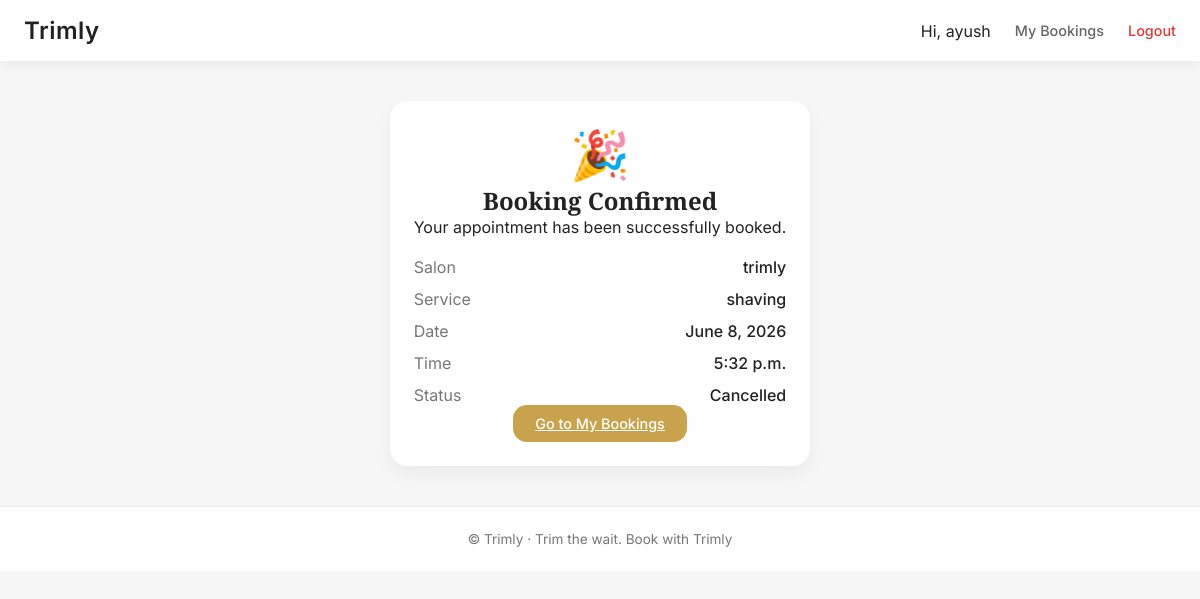
Page /bookings/confirmation/1/ (signed in) on the committed database.
### bookings/models.py (models this page shows, shortened)
class Booking(models.Model):
    STATUS_CHOICES = [
        ('pending', 'Pending'),
        ('confirmed', 'Confirmed'),
        ('cancelled', 'Cancelled'),
    ]
    user = models.ForeignKey(User, on_delete=models.CASCADE)
    salon = models.ForeignKey(Salon, on_delete=models.CASCADE)
    service = models.ForeignKey( SalonService,on_delete=models.CASCADE)
    date = models.DateField()
    time = models.TimeField()
    status = models.CharField(
        max_length=20,
        choices=STATUS_CHOICES,
        default='confirmed'
    )
    created_at = models.DateTimeField(auto_now_add=True)

### salons/models.py (models this page shows, shortened)
class Salon(models.Model):
    owner = models.OneToOneField(
        User,
        null=True,
        blank=True,
        on_delete=models.CASCADE
    )
    name = models.CharField(max_length=100)
    address = models.TextField()
    phone = models.CharField(max_length=15)
    opening_time = models.TimeField(default="09:00")
    closing_time = models.TimeField(default="20:00")
    is_active = models.BooleanField(default=True)

class SalonService(models.Model):
    salon = models.ForeignKey(
        Salon,
        on_delete=models.CASCADE,
        related_name="services"
    )
    service = models.ForeignKey(
        ServiceCategory,
        on_delete=models.CASCADE
    )
    duration_minutes = models.IntegerField()
    price = models.IntegerField()

class ServiceCategory(models.Model):
    name = models.CharField(max_length=100, unique=True)

### bookings/views.py (the view)
# urls.py: path('confirmation/<int:booking_id>/', confirmation, name='confirmation'),
@login_required
def confirmation(request, booking_id):
    booking = get_object_or_404(
        Booking,
        id=booking_id,
        user=request.user
    )
    return render(request, 'bookings/confirmation.html', {'booking': booking})

### templates/bookings/confirmation.html
{% extends 'base.html' %}
{% block content %}
<section class="page">
  <div class="card confirmation-card">
    <div class="confirmation-header">
      <div class="confirmation-icon">🎉</div>
      <h2>Booking Confirmed</h2>
      <p>Your appointment has been successfully booked.</p>
    </div>
    <div class="confirmation-details">
      <div class="detail-row">
        <span class="detail-label">Salon</span>
        <span class="detail-value">{{ booking.salon.name }}</span>
      </div>
      <div class="detail-row">
        <span class="detail-label">Service</span>
        <span class="detail-value">{{ booking.service.service.name }}</span>
      </div>
      <div class="detail-row">
        <span class="detail-label">Date</span>
        <span class="detail-value">{{ booking.date }}</span>
      </div>
      <div class="detail-row">
        <span class="detail-label">Time</span>
        <span class="detail-value">{{ booking.time }}</span>
      </div>
      <div class="detail-row">
        <span class="detail-label">Status</span>
        <span class="detail-value status {{ booking.status }}">
          {{ booking.status|title }}
        </span>
      </div>
    </div>
    <div class="confirmation-actions">
      <a href="{% url 'bookings:customer_dashboard' %}" class="btn btn-primary">
        Go to My Bookings
      </a>
    </div>
  </div>
</section>
{% endblock %}

### templates/base.html (shortened to what this page needs)
{% load static %}
<!DOCTYPE html>
<html lang="en">
<head>
  <link rel="stylesheet" href="{% static 'css/main.css' %}">
</head>
<body>
<header class="navbar">
    <div class="navbar-container">
        <a href="/" class="brand">Trimly</a>
        <nav class="nav-links">
    {% if user.is_authenticated %}
        <span class="nav-user">
            Hi, {{ user.username }}
        </span>
        {% if user.profile.user_type == 'customer' %}
            <a href="{% url 'bookings:customer_dashboard' %}" class="nav-link">
                My Bookings
            </a>
        {% endif %}
        <a href="{% url 'accounts:logout' %}" class="nav-link logout">
            Logout
        </a>
    {% endif %}
</nav>
    </div>
</header>
<main class="main-container">
    {% block content %}{% endblock %}
</main>
<footer class="footer">
    <p>© {{ now|date:"Y" }} Trimly · Trim the wait. Book with Trimly</p>
</footer>
</body>
</html>

### static/css/main.css (style rules this page uses)
* { box-sizing: border-box; margin: 0; padding: 0; }
html { font-family: 'Inter', 'Montserrat', sans-serif; background-color: #F7F7F7; color: #222222; }
body { -webkit-font-smoothing: antialiased; }
h1, h2, h3, h4 { font-family: 'Playfair Display', 'Poppins', serif; }
.navbar { background: #ffffff; box-shadow: 0 4px 12px rgba(0,0,0,0.06); position: sticky; top: 0; z-index: 50; }
.navbar-container { max-width: 1200px; margin: auto; padding: 16px 24px; display: flex; align-items: center; justify-content: space-between; }
.brand { font-size: 1.5rem; font-weight: 600; letter-spacing: 0.5px; color: #222222; text-decoration: none; }
.nav-links { display: flex; align-items: center; gap: 24px; }
.nav-link { font-size: 0.9rem; font-weight: 500; color: #666666; text-decoration: none; transition: color 0.25s ease; }
.nav-user { display: flex; align-items: center; gap: 12px; }
.logout { color: #E53935; }
.main-container { max-width: 1200px; margin: auto; padding: 40px 24px; }
.footer { background: #ffffff; border-top: 1px solid #eaeaea; text-align: center; font-size: 0.85rem; color: #777777; padding: 24px; }
.page { display: flex; flex-direction: column; gap: 32px; }
.card { background: #ffffff; border-radius: 18px; padding: 24px; box-shadow: 0 8px 20px rgba(0,0,0,0.06); transition: box-shadow 0.3s ease, transform 0.3s ease; }
.btn { display: inline-flex; align-items: center; justify-content: center; padding: 10px 22px; border-radius: 14px; font-size: 0.9rem; font-weight: 500; cursor: pointer; border: none; transition: all 0.25s ease; }
.btn-primary { background: #C9A24D; color: #ffffff; }
.confirmation-card { max-width: 480px; margin: auto; text-align: center; }
.confirmation-icon { font-size: 3rem; color: #C9A24D; }
.confirmation-details { margin-top: 20px; display: flex; flex-direction: column; gap: 12px; }
.detail-row { display: flex; justify-content: space-between; }
.detail-label { color: #777777; }
.detail-value { font-weight: 500; }

### rows in the picture
Booking: salon.name "trimly", service.service.name "shaving", date "June 8, 2026", time "5:32 p.m.", status "Cancelled"

### other values in the picture
{{ user.username }} "ayush"
